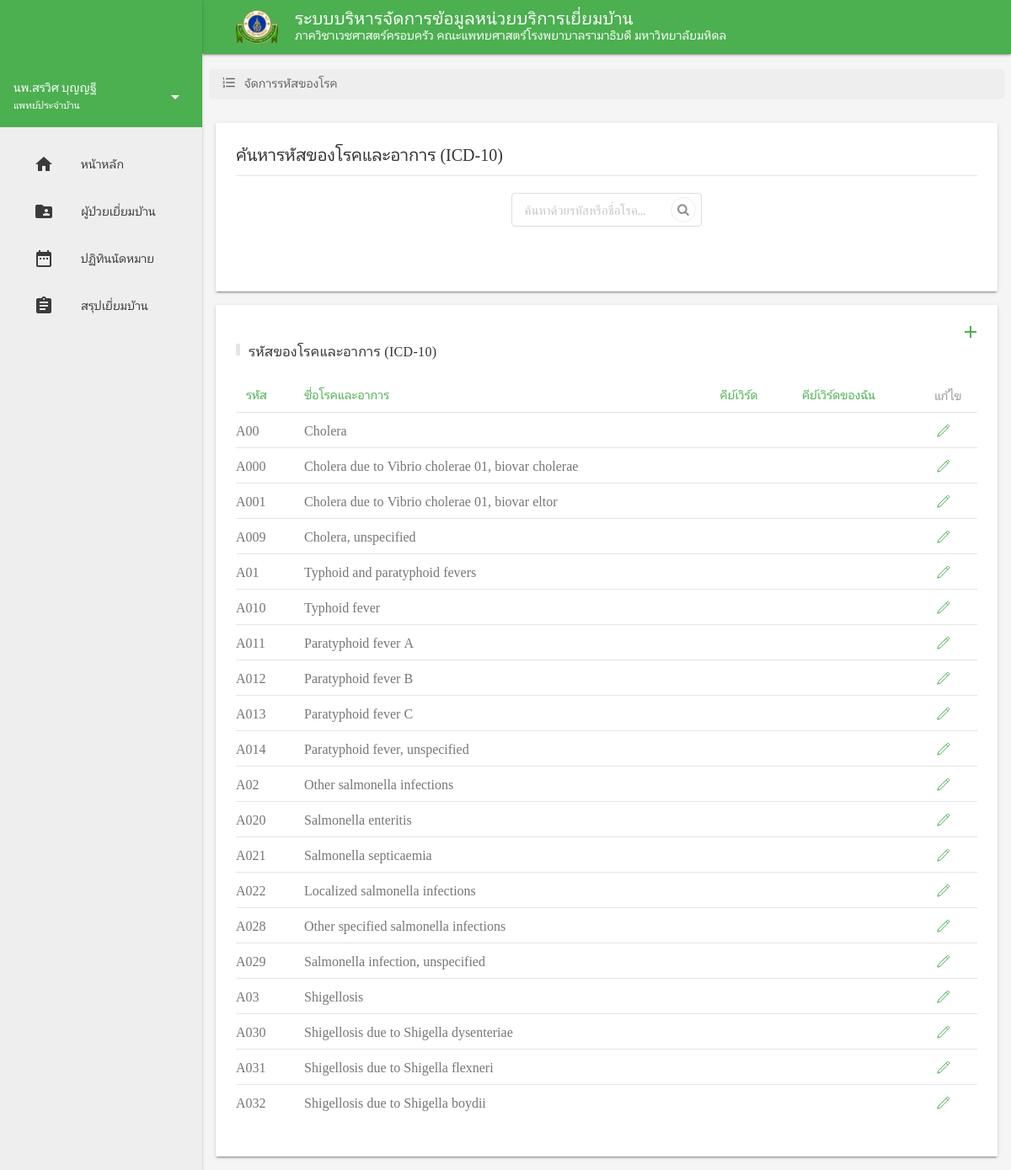
Screenshot of /keyword.php (signed in) with the database file from the repository.
### tables this page shows
CREATE TABLE `icd10` (
  `icd10_id` varchar(8) NOT NULL,
  `icd10_name` varchar(210) DEFAULT NULL,
  `icd10_keyword` varchar(10) DEFAULT NULL
);

### keyword.php (the view, shortened to what this page needs)
<!DOCTYPE html>
<html>
<?php
    $user = $_SESSION['id'];
    $keyword_data = mysql_query("SELECT * FROM icd10 ORDER BY icd10_id ASC LIMIT 20");
?>
    <head>
    </head>
    <body>
        <div class="demo-layout mdl-layout mdl-js-layout mdl-layout--fixed-drawer mdl-layout--fixed-header">
            <?php include "header.html"; ?>
            <main class="mdl-layout__content mdl-color--grey-100">
                <div class="mdl-grid demo-content">
                    <ul class="uk-breadcrumb breadcrumb">
                        <li><a href="#"><i class="material-icons breadcrumb-icons">format_list_numbered</i> จัดการรหัสของโรค</a></li>
                    </ul>
                    <div class="mdl-card mdl-shadow--2dp mdl-cell mdl-cell--12-col mdl-cell--12-col-tablet mdl-cell--112-col-desktop">
                        <div class="mdl-card__supporting-text mdl-cell mdl-cell--12-col">
                            <h4 class="uk-heading-divider">ค้นหารหัสของโรคและอาการ (ICD-10)</h4>
                            <div class="uk-grid">
                                <div class="mdl-layout-spacer"></div>
                                <div class="ui icon input small">
                                    <input type="text" placeholder="ค้นหาด้วยรหัสหรือชื่อโรค...">
                                    <i class="circular search link icon"></i>
                                </div>
                                <div class="mdl-layout-spacer"></div>
                            </div>
                        </div>
                    </div>
                    <div class="demo-updates mdl-card mdl-shadow--2dp mdl-cell--12-col mdl-cell mdl-cell--12-col-tablet mdl-cell--12-col-desktop">
                        <div class="mdl-card__menu">
                            <a href="#" title="พิมพ์สรุปก่อนประชุม" uk-tooltip uk-toggle>
                                <button class="mdl-button mdl-button--icon mdl-js-button mdl-js-ripple-effect mdl-color-text--green">
                                <i class="material-icons">add</i></button>
                            </a>
                        </div>
                        <div class="mdl-card__supporting-text mdl-cell mdl-cell--12-col">
                            <h5 class="uk-margin-top uk-heading-bullet">รหัสของโรคและอาการ (ICD-10)</h5>
                            <table class="uk-table uk-table-responsive uk-table-divider uk-table-hover uk-table-justify uk-table-middle uk-table-small">
                                <thead>
                                    <tr>
                                        <th class="uk-table-link"><a class="uk-button-text">รหัส</a></th>
                                        <th class="uk-table-link"><a class="uk-button-text">ชื่อโรคและอาการ</a></th>
                                        <th class="uk-table-link"><a class="uk-button-text">คีย์เวิร์ด</a></th>
                                        <th class="uk-table-link"><a class="uk-button-text">คีย์เวิร์ดของฉัน</a></th>
                                        <th>แก้ไข</th>
                                    </tr>
                                </thead>
                                <tbody>
                                    <?php
                                        while($row = mysql_fetch_array($keyword_data)) {
                                    ?>
                                    <tr>
                                        <td>
                                            <?php echo $row['icd10_id'] ?>
                                        </td>
                                        <td>
                                            <?php echo $row['icd10_name'] ?>
                                        </td>
                                        <td>
                                        </td>
                                        <td>
                                        </td>
                                        <td>
                                            <a href="<?php echo "keyword_edit.php?user=".$user."&icd10_id=".$row['icd10_id'] ?>" class="uk-button uk-button-text text-green"><span uk-icon="icon: pencil"></span></a>
                                        </td>
                                    </tr>
                                    <?php } ?>
                                </tbody>
                            </table>
                        </div>
                    </div>
                </div>
            </main>
        </div>
    </body>
</html>

### css/main.css (style rules this page uses)
body { background-color: #eee; color: #000; }
a { text-decoration: none; color: #4caf50; }
#header-title { color: #fff; }
#header-logo { width: 50px; margin-right: 20px; }
table thead tr th { font-weight: bold; color: red; }
.text-green { color: #4caf50; }
.breadcrumb-icons { font-size: 18px; vertical-align: text-top; padding-right: 5px; }
.breadcrumb { margin-top: 10px; padding-left: 15px; padding-top: 5px; padding-bottom: 7px; list-style: none; background-color: #eee; width: 100%; border-radius: 5px; }
.uk-button-text { color: #4caf50; }

### rows the page displays
icd10: icd10_id "A00", icd10_name "Cholera"
icd10: icd10_id "A000", icd10_name "Cholera due to Vibrio cholerae 01, biovar cholerae"
icd10: icd10_id "A001", icd10_name "Cholera due to Vibrio cholerae 01, biovar eltor"
icd10: icd10_id "A009", icd10_name "Cholera, unspecified"
icd10: icd10_id "A01", icd10_name "Typhoid and paratyphoid fevers"
icd10: icd10_id "A010", icd10_name "Typhoid fever"
icd10: icd10_id "A011", icd10_name "Paratyphoid fever A"
icd10: icd10_id "A012", icd10_name "Paratyphoid fever B"
icd10: icd10_id "A013", icd10_name "Paratyphoid fever C"
icd10: icd10_id "A014", icd10_name "Paratyphoid fever, unspecified"
icd10: icd10_id "A02", icd10_name "Other salmonella infections"
icd10: icd10_id "A020", icd10_name "Salmonella enteritis"
icd10: icd10_id "A021", icd10_name "Salmonella septicaemia"
icd10: icd10_id "A022", icd10_name "Localized salmonella infections"
icd10: icd10_id "A028", icd10_name "Other specified salmonella infections"
icd10: icd10_id "A029", icd10_name "Salmonella infection, unspecified"
icd10: icd10_id "A03", icd10_name "Shigellosis"
icd10: icd10_id "A030", icd10_name "Shigellosis due to Shigella dysenteriae"
icd10: icd10_id "A031", icd10_name "Shigellosis due to Shigella flexneri"
icd10: icd10_id "A032", icd10_name "Shigellosis due to Shigella boydii"
